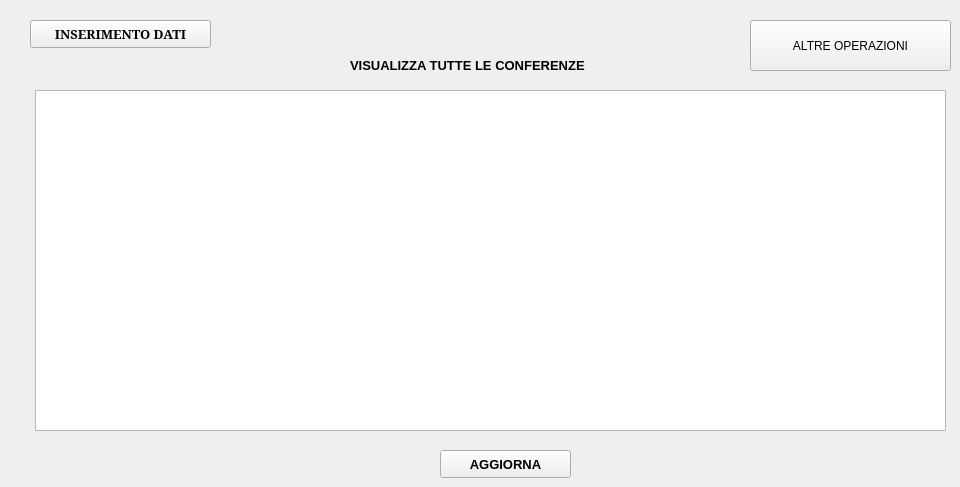
      <widget class="QWidget" name="ConferenzeGestione">
       <attribute name="title">
        <string>Conferenze</string>
       </attribute>
       <widget class="QLabel" name="label_23">
        <property name="geometry">
         <rect>
          <x>350</x>
          <y>40</y>
          <width>331</width>
          <height>51</height>
         </rect>
        </property>
        <property name="font">
         <font>
          <pointsize>10</pointsize>
          <weight>75</weight>
          <bold>true</bold>
         </font>
        </property>
        <property name="text">
         <string>VISUALIZZA TUTTE LE CONFERENZE</string>
        </property>
       </widget>
       <widget class="QListWidget" name="listaAggiornataConferenze">
        <property name="geometry">
         <rect>
          <x>35</x>
          <y>90</y>
          <width>911</width>
          <height>341</height>
         </rect>
        </property>
       </widget>
       <widget class="QPushButton" name="aggiornaConferenze">
        <property name="geometry">
         <rect>
          <x>440</x>
          <y>450</y>
          <width>131</width>
          <height>28</height>
         </rect>
        </property>
        <property name="font">
         <font>
          <pointsize>10</pointsize>
          <weight>75</weight>
          <bold>true</bold>
         </font>
        </property>
        <property name="text">
         <string>AGGIORNA</string>
        </property>
       </widget>
       <widget class="QPushButton" name="homeInserimento_4">
        <property name="geometry">
         <rect>
          <x>30</x>
          <y>20</y>
          <width>181</width>
          <height>28</height>
         </rect>
        </property>
        <property name="font">
         <font>
          <family>MS Serif</family>
          <pointsize>10</pointsize>
          <weight>75</weight>
          <bold>true</bold>
         </font>
        </property>
        <property name="text">
         <string>INSERIMENTO DATI</string>
        </property>
       </widget>
       <widget class="QPushButton" name="altreOperazioni_3">
        <property name="geometry">
         <rect>
          <x>750</x>
          <y>20</y>
          <width>201</width>
          <height>51</height>
         </rect>
        </property>
        <property name="text">
         <string>ALTRE OPERAZIONI</string>
        </property>
       </widget>
      </widget>
